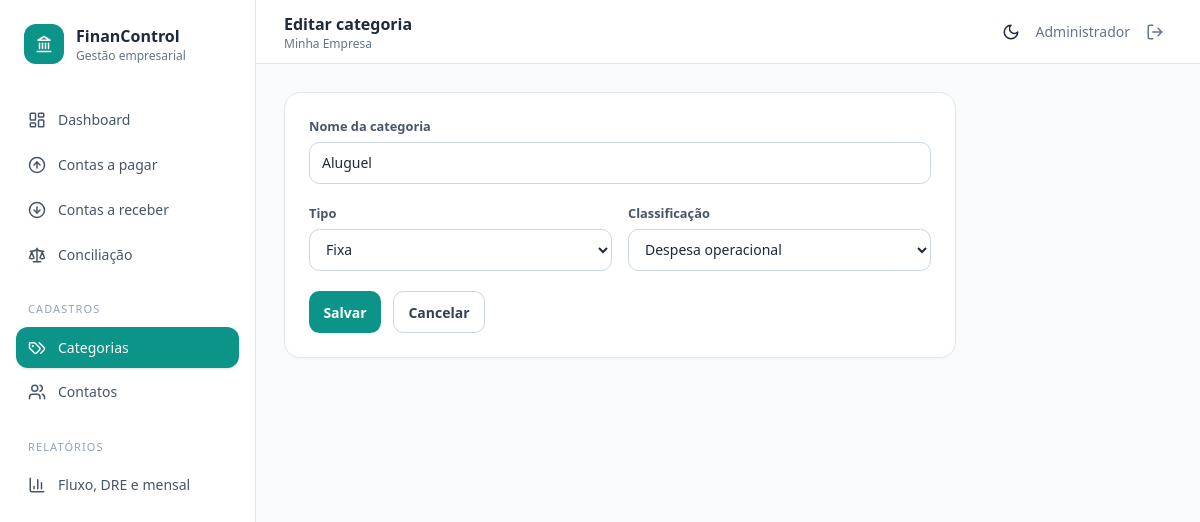
The page /index.php?route=categories/form&id=1 (signed in) on the database its author committed.
### tables this page shows
CREATE TABLE categories (
  id INT UNSIGNED AUTO_INCREMENT PRIMARY KEY,
  name VARCHAR(120) NOT NULL UNIQUE,
  type ENUM('fixa','variavel') NOT NULL,
  classification ENUM('despesa_operacional','despesa_administrativa','investimento','receita_operacional','receita_nao_operacional') NOT NULL,
  created_at TIMESTAMP DEFAULT CURRENT_TIMESTAMP,
  INDEX idx_category_type (type), INDEX idx_category_class (classification)
);

### controllers/BaseController.php (called while the page is built, shortened)
<?php
abstract class BaseController
{
    protected function render(string $view, array $data = []): void
    {
        extract($data, EXTR_SKIP);
        require __DIR__ . '/../views/layouts/header.php';
        require __DIR__ . '/../views/' . $view . '.php';
        require __DIR__ . '/../views/layouts/footer.php';
    }
}

### controllers/CategoryController.php (called while the page is built, shortened)
<?php
final class CategoryController extends BaseController
{
    public function form(): void
    {
        $category = ['id' => '', 'name' => '', 'type' => 'fixa', 'classification' => 'despesa_operacional'];
        if ($id = filter_input(INPUT_GET, 'id', FILTER_VALIDATE_INT)) {
            $stmt = db()->prepare('SELECT * FROM categories WHERE id=?'); $stmt->execute([$id]);
            $category = $stmt->fetch() ?: $category;
        }
        $this->render('categories/form', compact('category') + ['pageTitle' => $category['id'] ? 'Editar categoria' : 'Nova categoria']);
    }
}

### index.php (called while the page is built, shortened)
<?php
$config = require __DIR__ . '/config.php';
require __DIR__ . '/db.php';
require __DIR__ . '/helpers.php';
$route = trim((string) ($_GET['route'] ?? 'dashboard'), '/');
$publicRoutes = ['login'];
try {
    $routes = [
        'login' => [AuthController::class, 'login'],
        'logout' => [AuthController::class, 'logout'],
        'dashboard' => [DashboardController::class, 'index'],
        'categories' => [CategoryController::class, 'index'],
        'categories/form' => [CategoryController::class, 'form'],
        'categories/save' => [CategoryController::class, 'save'],
        'categories/delete' => [CategoryController::class, 'delete'],
        'contacts' => [ContactController::class, 'index'],
        'contacts/form' => [ContactController::class, 'form'],
        'contacts/save' => [ContactController::class, 'save'],
        'contacts/delete' => [ContactController::class, 'delete'],
        'payables' => [PayableController::class, 'index'],
        'payables/form' => [PayableController::class, 'form'],
        'payables/save' => [PayableController::class, 'save'],
        'payables/pay' => [PayableController::class, 'pay'],
        'payables/schedule' => [PayableController::class, 'schedule'],
        'payables/delete' => [PayableController::class, 'delete'],
        'receivables' => [ReceivableController::class, 'index'],
        'receivables/form' => [ReceivableController::class, 'form'],
        'receivables/save' => [ReceivableController::class, 'save'],
        'receivables/receive' => [ReceivableController::class, 'receive'],
        'receivables/delete' => [ReceivableController::class, 'delete'],
        'reconciliation' => [ReconciliationController::class, 'index'],
        'reports' => [ReportController::class, 'index'],
        'reports/export' => [ReportController::class, 'export'],
        'attachment' => [AttachmentController::class, 'download'],
    ];
    [$class, $method] = $routes[$route];
    (new $class())->$method();
} catch (Throwable $e) {
    http_response_code(http_response_code() >= 400 ? http_response_code() : 500);
    if (in_array($route, $publicRoutes, true)) exit(e($e->getMessage()));
    $pageTitle = 'Erro';
    require __DIR__ . '/views/layouts/header.php';
    echo '<div class="rounded-xl bg-red-50 p-5 text-red-700">' . e($e->getMessage()) . '</div>';
    require __DIR__ . '/views/layouts/footer.php';
}

### config.php (called while the page is built, shortened)
<?php
return [
    'app_name' => 'Gestão Financeira',
    'company_name' => 'Minha Empresa',
    'company_document' => '00.000.000/0001-00',
    'company_address' => 'Cidade/UF',
    'timezone' => 'America/Sao_Paulo',
    'base_url' => '',
    'db' => [
        'host' => 'dhhsa5ntiphvhzqav2bkkant',
        'port' => '3306',
        'name' => 'financeiro',
        'user' => 'mysql',
        'pass' => 'kVltQX7XzY987YwsxJt7Wf0TU7be9aBcDHU5uVV6xhQeJp5bbtuA1kpNx7UXYzsf',
        'charset' => 'utf8mb4',
    ],
    'upload' => [
        'max_bytes' => 5 * 1024 * 1024,
        'allowed_mimes' => ['application/pdf', 'image/jpeg', 'image/png', 'image/webp'],
    ],
];

### db.php (called while the page is built, shortened)
<?php
function db(): PDO
{
    static $pdo = null;
    if ($pdo instanceof PDO) {
        return $pdo;
    }
    $config = require __DIR__ . '/config.php';
    $db = $config['db'];
    $dsn = sprintf('mysql:host=%s;port=%s;dbname=%s;charset=%s', $db['host'], $db['port'], $db['name'], $db['charset']);
    $pdo = new PDO($dsn, $db['user'], $db['pass'], [
        PDO::ATTR_ERRMODE => PDO::ERRMODE_EXCEPTION,
        PDO::ATTR_DEFAULT_FETCH_MODE => PDO::FETCH_ASSOC,
        PDO::ATTR_EMULATE_PREPARES => false,
    ]);
    return $pdo;
}

### helpers.php (called while the page is built, shortened)
<?php
function config(?string $key = null, mixed $default = null): mixed
{
    static $config;
    $config ??= require __DIR__ . '/config.php';
    $value = $config;
    foreach (explode('.', $key) as $part) {
        $value = $value[$part];
    }
    return $value;
}
function url(string $route = ''): string
{
    $base = rtrim((string) config('base_url', ''), '/');
    return $base . '/index.php' . ($route !== '' ? '?route=' . rawurlencode($route) : '');
}
function e(mixed $value): string
{
    return htmlspecialchars((string) $value, ENT_QUOTES, 'UTF-8');
}

### views/categories/form.php (the view)
<form class="card max-w-2xl space-y-5 p-6" method="post" action="<?=url('categories/save')?>"><?=csrf_field()?><input type="hidden" name="id" value="<?=e($category['id'])?>"><label><span class="label">Nome da categoria</span><input class="field" name="name" value="<?=e($category['name'])?>" required></label><div class="grid gap-4 sm:grid-cols-2"><label><span class="label">Tipo</span><select class="field" name="type"><option value="fixa" <?=$category['type']==='fixa'?'selected':''?>>Fixa</option><option value="variavel" <?=$category['type']==='variavel'?'selected':''?>>Variável</option></select></label><label><span class="label">Classificação</span><select class="field" name="classification"><?php foreach(['despesa_operacional'=>'Despesa operacional','despesa_administrativa'=>'Despesa administrativa','investimento'=>'Investimento','receita_operacional'=>'Receita operacional','receita_nao_operacional'=>'Receita não operacional'] as $v=>$l):?><option value="<?=$v?>" <?=$category['classification']===$v?'selected':''?>><?=$l?></option><?php endforeach;?></select></label></div><div class="flex gap-3"><button class="btn btn-primary">Salvar</button><a class="btn btn-light" href="<?=url('categories')?>">Cancelar</a></div></form>

### assets/css/app.css (style rules this page uses)
.card { border:1px solid rgb(226 232 240);background:#fff;border-radius:1rem;box-shadow:0 1px 2px rgb(15 23 42/.03) }
.field { width:100%;border:1px solid rgb(203 213 225);border-radius:.65rem;background:transparent;padding:.6rem .75rem;font-size:.875rem;outline:none }
.label { display:block;margin-bottom:.35rem;font-size:.8rem;font-weight:600;color:rgb(71 85 105) }
.btn { display:inline-flex;align-items:center;justify-content:center;gap:.45rem;border-radius:.65rem;padding:.6rem .9rem;font-size:.875rem;font-weight:600;transition:.15s }
.btn-primary { background:rgb(13 148 136);color:white }
.btn-light { border:1px solid rgb(203 213 225);background:white;color:rgb(51 65 85) }

### rows shown on the page
categories: name "Aluguel", type "Fixa", classification "Despesa operacional"

### other values the page prints
$pageTitle "Editar categoria"
config('company_name') "Minha Empresa"
$_SESSION['user_name'] "Administrador"
